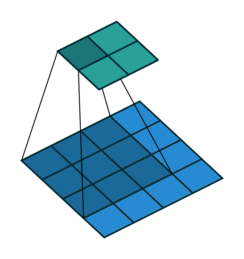
#> input picture 00_workshop/04_31_Tir/Academy hamrah/Academy hamrah/Hamrah-Academy/res/no_padding_no_strides.gif, 244 x 259 px
$ jupyter execute --allow-errors Vision-Math.ipynb   (shell and % lines are left out)
#> lines starting #> are read from the running program, lines starting #| are printed output that depends on the picture
# Mathematical Foundations for Vision AI Engineers
## Workshop Introduction & Roadmap

> **Workshop Goal**
>
> Build a solid mathematical foundation for modern Computer Vision and Vision AI before moving on to model implementation and coding.

---

## Why This Workshop?

Modern Vision AI models—including CNNs, Vision Transformers (ViTs), GANs, VAEs, CLIP, and Diffusion Models—are built upon a common mathematical foundation.

Rather than studying these models directly, this workshop focuses on the mathematical concepts that make them possible.

By the end of this session, you should be able to understand **why** these models work from a mathematical perspective, making future implementation significantly easier.

---

## Assumed Background

This workshop assumes you are already familiar with:

- Basic Computer Vision concepts
- Supervised and Unsupervised Learning
- Fundamental Deep Learning concepts
- Python programming
- Basic Linear Algebra and Calculus

We will briefly review important concepts only when necessary.

---

# Learning Objectives

After completing this workshop, you will be able to:

- Represent images mathematically
- Understand tensors and image geometry
- Explain convolution using matrix operations
- Interpret image statistics and probability distributions
- Understand optimization from a mathematical viewpoint
- Connect mathematical concepts to modern Vision AI architectures

---

# Why Mathematics Still Matters

Modern AI models are becoming easier to use every day.

Anyone can generate an image with a single prompt.

But only someone who understands the underlying mathematics can answer questions like:

- Why does the model generate realistic images?
- Why does it sometimes fail?
- Why does changing the prompt change the output?
- How are new Vision AI models designed?
- What comes after today's models?

**Using AI is a skill.**

**Understanding AI is a different skill.**

This workshop focuses on the second one.

# The Evolution of Vision AI

Computer Vision has continuously evolved over the past four decades.

```
Classical Image Processing
            │
            ▼
Feature Engineering
            │
            ▼
Deep Learning (CNN)
            │
            ▼
Vision Transformers
            │
            ▼
Foundation Vision Models
            │
            ▼
                Modern Vision AI
      ┌──────────────────┴──────────────────┐
      │                                     │
      ▼                                     ▼
Multimodal AI                  Generative Vision AI
      │                                     │
      └──────────────────┬──────────────────┘
                         ▼
              Next Generation Vision Systems
```

# Mathematical Roadmap

Throughout today's workshop we will progressively build the mathematical tools used in Vision AI.

```
Image
    ↓
Matrix Representation
    ↓
Tensor Representation
    ↓
Linear Algebra
    ↓
Convolution & Filtering
    ↓
Statistics & Probability
    ↓
Optimization
    ↓
Mathematics Behind Modern Vision Models
```

Each topic builds upon the previous one.

---

# What We Will NOT Cover

This is **not** a framework or coding workshop.

We will **not** implement:

- CNNs
- Vision Transformers
- GANs
- VAEs
- Diffusion Models

Instead, we will study the mathematics that these models rely on.

---

# Workshop Structure

## Part I — Images as Mathematical Objects

- Images as matrices
- Pixels and coordinate systems
- Color spaces
- Tensor representation
- Image geometry

---

## Part II — Linear Operations on Images

- Matrix operations
- Convolution
- Kernels
- Padding
- Stride
- Feature extraction

---

## Break

---

## Part III — Statistics & Optimization

- Image distributions
- Histograms
- Gaussian distributions
- Noise
- Loss functions
- Optimization intuition

---

## Break

---

## Part IV — Connecting Mathematics to Modern Vision AI

How today's mathematics appears inside:

- CNNs
- Vision Transformers
- CLIP
- GANs
- VAEs
- Diffusion Models

The focus is **mathematical intuition**, not implementation.

---

# Interactive Workshop

Throughout the workshop, you will encounter short exercises designed to reinforce the concepts.

Typical activities include:

- Predicting image shapes
- Solving small convolution examples
- Interpreting histograms
- Reasoning about probability distributions
- Understanding optimization behavior

Each exercise will be discussed together before moving to the next topic.

---

# Key Takeaway

The objective of today's workshop is simple:

> **Learn the mathematics once, and reuse it across every modern Vision AI architecture.**

Once these mathematical foundations become intuitive, learning new Vision models becomes much easier.

---

# Chapter 1 — The Geometry of Pixels: Images as Mathematical Objects

---

# Learning Objectives

By the end of this chapter, you will be able to:

- Describe an image as a mathematical object
- Represent images using matrices and tensors
- Understand image dimensions and coordinate systems
- Explain color channels mathematically
- Distinguish between spatial and numerical image properties
- Prepare the mathematical foundation for convolution

---

# Why Start with Mathematics?

Humans see an image.

A computer sees **numbers**.

Every Vision AI algorithm—from edge detection to Vision Transformers—operates on numerical representations rather than visual content.

Before learning how models process images, we must understand **how images are represented mathematically.**

---

# What Is a Digital Image?

A digital image is a finite collection of discrete measurements arranged on a regular grid.

Each measurement is called a **pixel**.

Each pixel stores one or more numerical values describing the intensity of light at a specific location.

Mathematically,

> **Image = Spatial Grid + Numerical Values**

---

# Images as Functions

An image can also be viewed as a mathematical function.

For a grayscale image,

$$
I(x,y)
$$

maps every spatial coordinate

$$
(x,y)
$$

to an intensity value.

For a color image,

$$
I(x,y,c)
$$

where

- x → horizontal coordinate
- y → vertical coordinate
- c → color channel

This functional viewpoint is the basis of almost every computer vision algorithm.

---

# Pixels

A pixel is the smallest measurable element of a digital image.

Each pixel contains numerical information.

Example:

| Pixel Position | Intensity |
|---------------|----------:|
| (0,0) | 142 |
| (0,1) | 135 |
| (0,2) | 181 |
| (1,0) | 155 |

An image is simply a collection of these values.

---

# Images as Matrices

A grayscale image is naturally represented as a matrix.

Example

$$
\begin{bmatrix}
120 & 135 & 142 \\
 80 &  95 & 110 \\
 60 &  72 &  90
\end{bmatrix}
$$

Each element corresponds to one pixel.

Rows represent the vertical direction.

Columns represent the horizontal direction.

This simple observation connects computer vision directly to **Linear Algebra.**

[cell 1]
import numpy as np
import matplotlib.pyplot as plt
from scipy import datasets

#plt.close('all')

# 1. Load a built-in sample image and convert it to Grayscale
# 'as_gray=True' loads or converts the image into a 2D float array [0.0, 1.0]
#> (the rest of this cell did not finish here and is left out)

---

# Coordinate System

Computer Vision uses image coordinates instead of Cartesian coordinates.

```
(0,0) ----------------→ x
  |
  |
  |
  ↓
  y
```

Important observations:

- Origin is the top-left corner.
- x increases to the right.
- y increases downward.

Understanding this convention is essential for filtering, convolution, and geometric transformations.

---

[cell 2]
# 1. Activate the interactive widget backend (Crucial for live mouse tracking)
# If this errors, run: !pip install ipympl

import numpy as np
import matplotlib.pyplot as plt
from scipy import datasets

# #plt.close('all')

# 2. Load our sample image
#> (the rest of this cell did not finish here and is left out)

# Image Shape

Every image has a shape.

Examples:

```
28 × 28
```

```
224 × 224
```

```
1920 × 1080
```

Shape determines:

- Number of rows
- Number of columns
- Number of channels

Notation:

```
(H, W)

(H, W, C)
```

---

# Grayscale Images

A grayscale image contains a single intensity value per pixel.

Typical range

```
0 → Black

255 → White
```

Therefore,

A grayscale image is mathematically a

$$
H \times W
$$

matrix.

---

# RGB Images

Color images contain three channels.

- Red
- Green
- Blue

Instead of one matrix,

we now have three matrices.

```
Red Matrix

Green Matrix

Blue Matrix
```

Together they form a three-dimensional tensor.

---

[cell 3]
import numpy as np
import matplotlib.pyplot as plt
from scipy import datasets

#plt.close('all')

# 1. Load a built-in sample RGB color image
#> (the rest of this cell did not finish here and is left out)

[cell 4]
# 5. Alternative Perspective: Displaying Channels as Intensity Matrices (Grayscale)
print("\n💡 Alternative Insight: Each channel is fundamentally just a 2D intensity grid.")
fig2, axes2 = plt.subplots(1, 3, figsize=(15, 5))

# Extracting raw 2D arrays directly
#> (the rest of this cell did not finish here and is left out)

# From Matrices to Tensors

Modern Deep Learning frameworks represent images as tensors.
- Depending on the framework.
- Some representations allow efficient computation on GPUs.

| Tensor Type / Image Format | Tensor Shape | Description / Dimension Roles |
| :--- | :--- | :--- |
| **Grayscale Image** | `(H, W)` | **H**: Height, **W**: Width. Single 2D matrix representing spatial dimensions. |
| **RGB Image** | `(H, W, 3)` | **H**: Height, **W**: Width, **3**: Color Channels (Red, Green, Blue). |
| **Batch of Images (Channels Last)** | `(B, H, W, C)` | **B**: Batch size, **H**: Height, **W**: Width, **C**: Channels. Standard format in TensorFlow / Keras. |
| **Batch of Images (Channels First)** | `(B, C, H, W)` | **B**: Batch size, **C**: Channels, **H**: Height, **W**: Width. Standard format in PyTorch. |

# Bit Depth

Each pixel is stored using a finite number of bits.

Common examples

| Bit Depth | Possible Values |
|-----------|----------------:|
| 1-bit | 2 |
| 8-bit | 256 |
| 16-bit | 65,536 |

**Greater bit depth allows more precise intensity representation.**

---

[cell 5]
import numpy as np
import matplotlib.pyplot as plt
from scipy import datasets

#plt.close('all')

# 1. Load a built-in grayscale image with a smooth gradient background
# 'ascent' works beautifully here because it features smooth shadows on the walls
#> (the rest of this cell did not finish here and is left out)

# Spatial Resolution

Resolution specifies the number of pixels in an image.

Examples

- 256 × 256
- 512 × 512
- 1920 × 1080

Higher resolution provides more spatial information but also increases computational cost.

---

# Interactive Exercise

Suppose an RGB image has shape

```
640 × 480 × 3
```

Questions:

1. How many pixels does the image contain?
2. How many numerical values are stored?
3. If each value uses 8 bits, approximately how much memory is required?

Take one minute to estimate the answers before we solve them together.

---

# Key Mathematical Concepts

Throughout this chapter we introduced:

- Functions
- Coordinates
- Matrices
- Tensors
- Dimensions
- Shape
- Channels
- Resolution
- Bit Depth

These concepts form the mathematical language used throughout modern Vision AI.

---

# Transition

Now that an image is represented mathematically,

the next question becomes:

> **How can we mathematically transform an image?**

This leads us directly to matrix operations and convolution.

# Chapter 2 — Linear Operations on Images: Convolution as Matrix Computation

---

# Learning Objectives

By the end of this chapter, you will be able to:

- Understand why convolution is a linear operation
- Explain the role of kernels mathematically
- Compute convolution manually
- Predict output dimensions
- Understand padding and stride
- Connect convolution to feature extraction

---

# Motivation

Once an image is represented as a matrix,

the next question becomes:

> **How can we mathematically transform that matrix?**

The answer lies in **linear operations**.

Many Vision AI models begin with one of the most important linear operations:

> **Convolution**

---

# Images as Signals

An image is not only a matrix.

It is also a **two-dimensional signal**.

Each pixel represents a measurement.

Neighboring pixels are highly correlated.

This local relationship is exactly what convolution exploits.

---

# Local Neighborhoods

Instead of analyzing the entire image at once,

we examine a small neighborhood.

Example:

```
7 × 7 Image

↓

3 × 3 Neighborhood
```

This small window contains local information about

- edges
- textures
- corners
- patterns

---

# Sliding Window

A small window moves across the image.

```
□ □ □
□ □ □
□ □ □
```

↓

```
→ → →
```

At every location,

the same mathematical operation is performed.

This idea is called a **Sliding Window**.

---

# What Is a Kernel?

A kernel is a small matrix of learnable or predefined weights.

Example

$$
K=
\begin{bmatrix}
0 & -1 & 0\\
-1 & 5 & -1\\
0 & -1 & 0
\end{bmatrix}
$$

Typical kernel sizes

- 3 × 3
- 5 × 5
- 7 × 7

Unlike the image,

the kernel is usually very small.

---

# Convolution Intuition

For every image patch:

1. Multiply corresponding values
2. Sum all products
3. Produce one output value

Repeat this process over the entire image.

This operation is repeated hundreds or thousands of times inside CNNs.

---

[cell 6]
import matplotlib.pyplot as plt
from matplotlib.animation import FuncAnimation
from IPython.display import HTML
from PIL import Image

gif_files = [
    "res/no_padding_no_strides.gif",
    "res/same_padding_no_strides.gif",
    "res/no_padding_strides.gif",
    "res/padding_strides.gif",
]

labels = [
    "padding = 0, stride = 1",
    "padding = 1, stride = 1",
    "padding = 0, stride = 2",
    "padding = 1, stride = 2",

]
# Load GIFs
gifs = [Image.open(f) for f in gif_files]
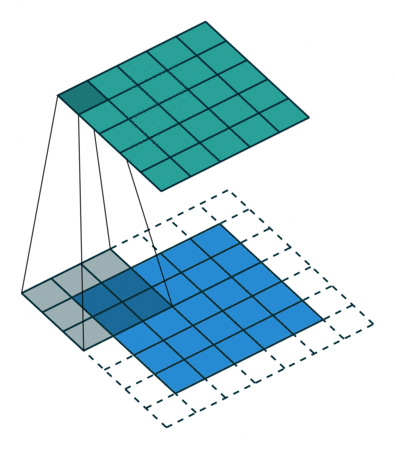
#> input picture 00_workshop/04_31_Tir/Academy hamrah/Academy hamrah/Hamrah-Academy/res/same_padding_no_strides.gif, 395 x 449 px
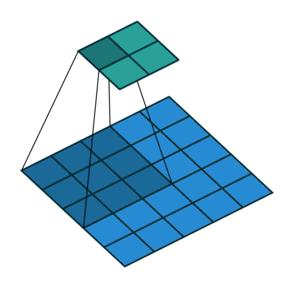
#> input picture 00_workshop/04_31_Tir/Academy hamrah/Academy hamrah/Hamrah-Academy/res/no_padding_strides.gif, 294 x 288 px
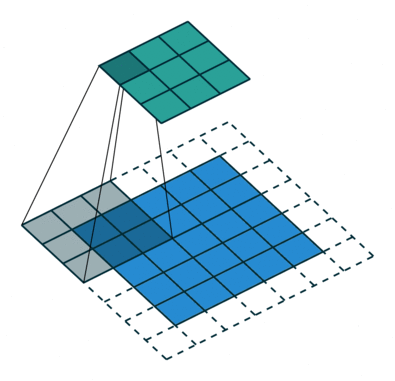
#> input picture 00_workshop/04_31_Tir/Academy hamrah/Academy hamrah/Hamrah-Academy/res/padding_strides.gif, 395 x 381 px
#> gifs = 4 items

# Number of frames (use the longest GIF)
n_frames = max(g.n_frames for g in gifs)
#> n_frames = 25

fig, axes = plt.subplots(2, 2, figsize=(8, 8))

images = []
for ax, gif, label in zip(axes.ravel(), gifs, labels):
    ax.set_title(label, fontsize=12)  # add label
    ax.axis("off")
    gif.seek(0)
    img = ax.imshow(gif.convert("RGB"))
    images.append(img)
#> this loop made 4 passes
#> label on passes 1 to 4: 'padding = 0, stride = 1', 'padding = 1, stride = 1', 'padding = 0, stride = 2', 'padding = 1, stride = 2'
#> after the loop, images = 4 items

def update(frame):
#> called with frame = 0
    for img, gif in zip(images, gifs):
        gif.seek(frame % gif.n_frames)
        img.set_data(gif.convert("RGB"))
#> this loop made 4 passes
    return images

ani = FuncAnimation(
    fig,
    update,
    frames=n_frames,
    interval=100,   # milliseconds between frames
    blit=True
)
#> the loop in update (call 2), `for img, gif in zip(images, gifs):` made 4 passes

plt.close(fig)  # prevents duplicate static plot output

HTML(ani.to_jshtml())
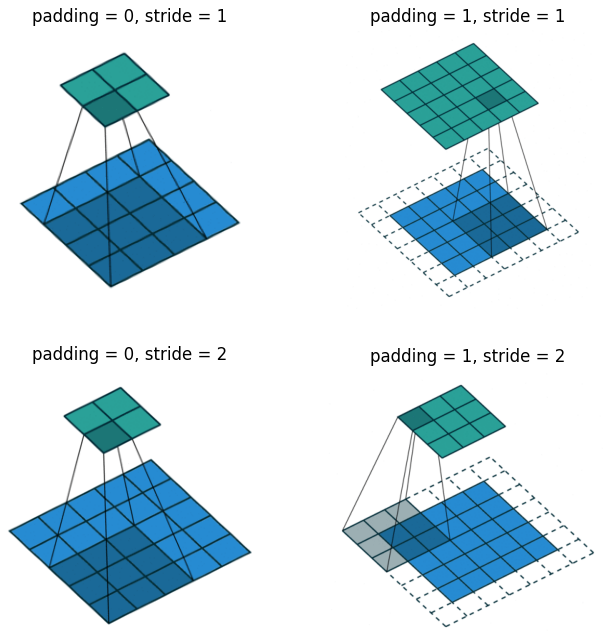
#> figure drawn by matplotlib, 4 panels
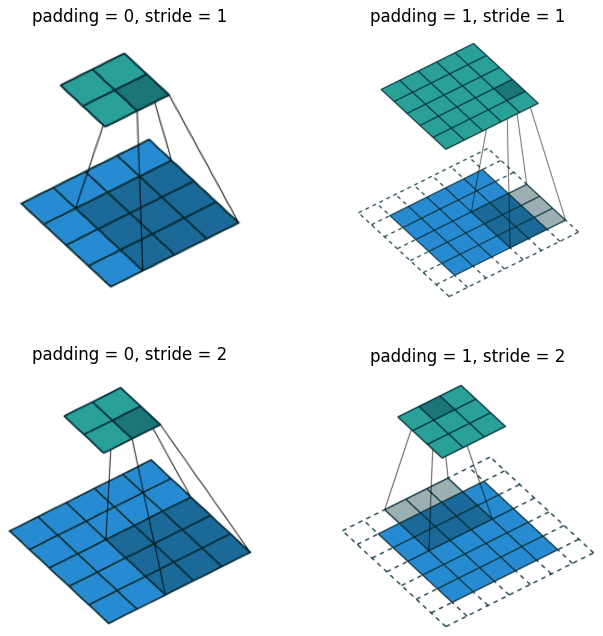
#> figure drawn by matplotlib, 4 panels
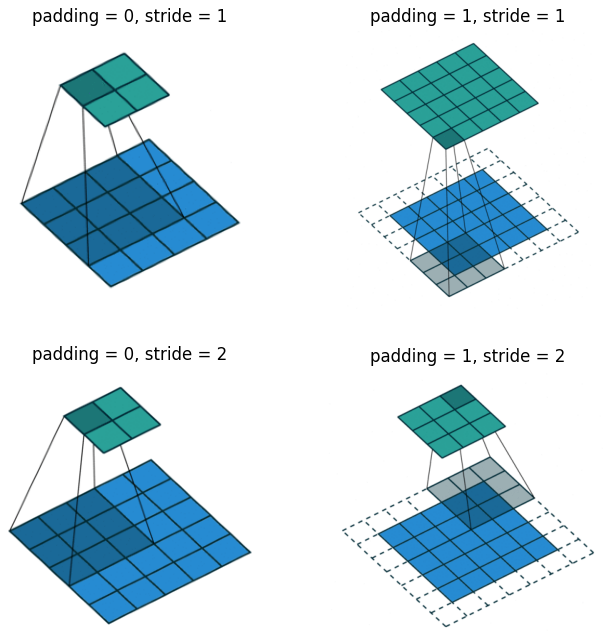
#> figure drawn by matplotlib, 4 panels
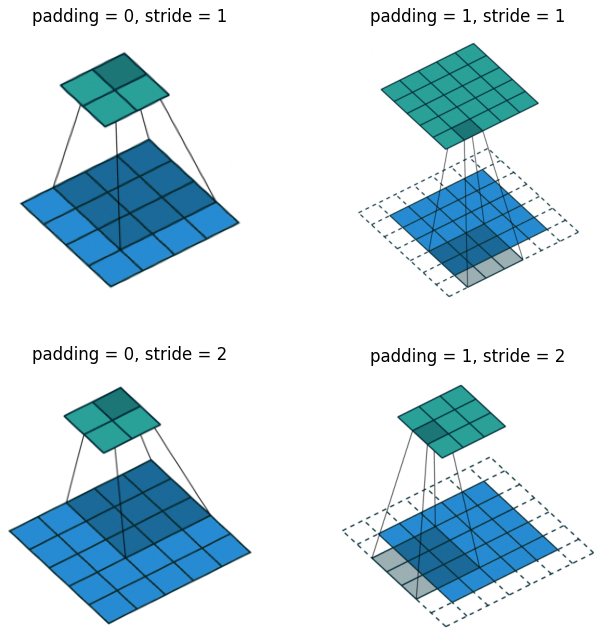
#> figure drawn by matplotlib, 4 panels
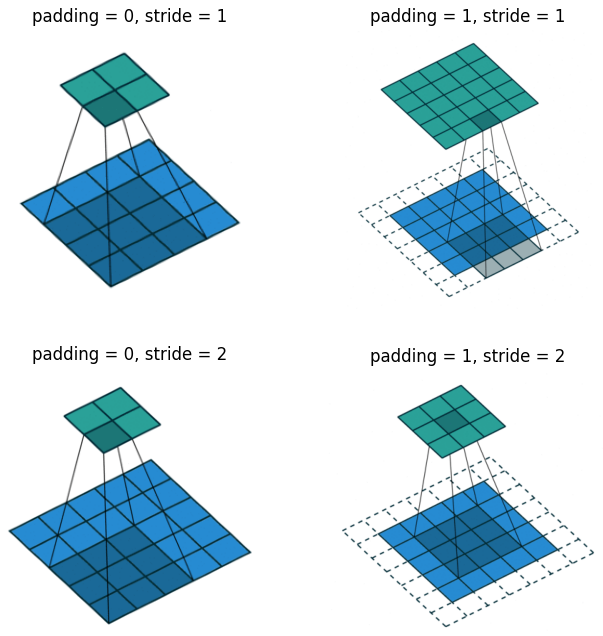
#> figure drawn by matplotlib, 4 panels
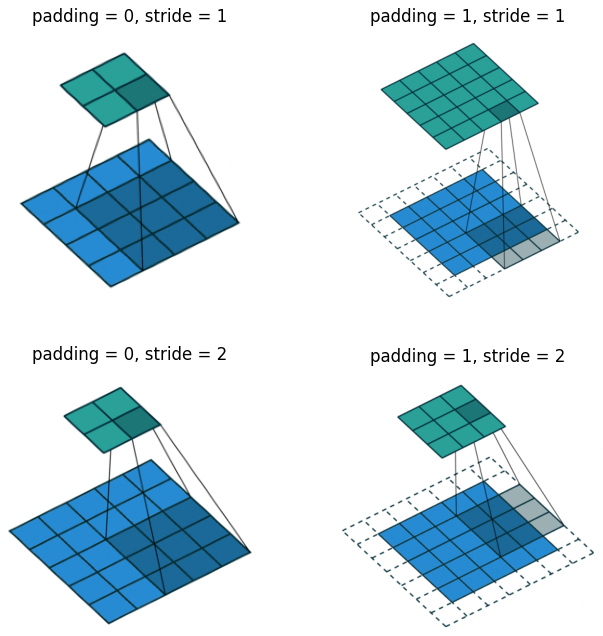
#> figure drawn by matplotlib, 4 panels
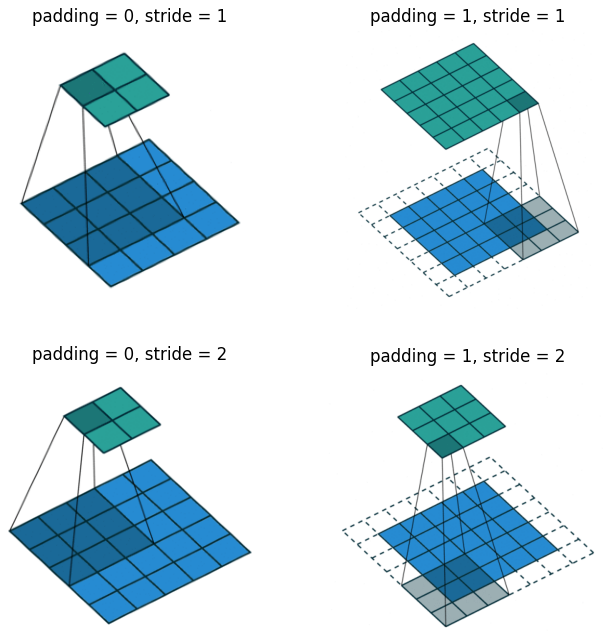
#> figure drawn by matplotlib, 4 panels

# Mathematical Definition

Given

Image

$$
I
$$

Kernel

$$
K
$$

The convolution output is

$$
Y(i,j)=
\sum_m
\sum_n
I(i+m,j+n)K(m,n)
$$

Notice that convolution is simply

- multiplication
- addition

Nothing more.

---

# Manual Example

Image

$$
\begin{bmatrix}
1&2&3\\
4&5&6\\
7&8&9
\end{bmatrix}
$$

Kernel

$$
\begin{bmatrix}
1&0\\
0&-1
\end{bmatrix}
$$

Compute the first output value.

Step 1

Multiply

```
1×1

2×0

4×0

5×(-1)
```

Step 2

Add

```
1+0+0−5
=
−4
```

One output pixel is produced.

---

# Interactive Exercise

Compute the next convolution output manually.

Take one minute.

Then compare your answer with the solution.

---

# Why Does Convolution Work?

The kernel acts as a detector.

Different kernels emphasize different image properties.

Examples

- edges
- lines
- corners
- textures
- blur
- sharpening

The mathematics stays exactly the same.

Only the kernel changes.

---

# Common Kernels

Edge Detection

$$
\begin{bmatrix}
-1&-1&-1\\
-1&8&-1\\
-1&-1&-1
\end{bmatrix}
$$

---

[cell 7]
import numpy as np
import matplotlib.pyplot as plt
from scipy.datasets import ascent
from scipy.signal import convolve2d

# Load built-in SciPy image
#> (the rest of this cell did not finish here and is left out)

Blur

$$
\frac{1}{9}
\begin{bmatrix}
1&1&1\\
1&1&1\\
1&1&1
\end{bmatrix}
$$

---

[cell 8]
import numpy as np
import matplotlib.pyplot as plt
from scipy.datasets import ascent
from scipy.signal import convolve2d

# Load built-in SciPy image
#> (the rest of this cell did not finish here and is left out)

Sharpen

$$
\begin{bmatrix}
0&-1&0\\
-1&5&-1\\
0&-1&0
\end{bmatrix}
$$

---

[cell 9]
import numpy as np
import matplotlib.pyplot as plt
from scipy.datasets import ascent
from scipy.signal import convolve2d

# Load built-in SciPy image
#> (the rest of this cell did not finish here and is left out)

# Padding

Without padding,

the output becomes smaller.

Example

```
Input

7 × 7

Kernel

3 × 3

↓

Output

5 × 5
```

Padding adds artificial pixels around the image.

Usually,

zero values are added.

```
0 0 0 0
0 Image 0
0 Image 0
0 0 0 0
```

Padding preserves spatial dimensions.

---

[cell 10]
import numpy as np

# 1. Define a 7x7 input image
image = np.ones((7, 7), dtype=int)

# 2. Define a 3x3 kernel (e.g., simple averaging filter)
kernel = np.ones((3, 3), dtype=int)
k_size = kernel.shape[0]

# --- WITHOUT PADDING ---
# Output dimension formula: (N - K) + 1
# (7 - 3) + 1 = 5 -> Output is 5x5
out_unpadded_h = image.shape[0] - k_size + 1
out_unpadded_w = image.shape[1] - k_size + 1

output_unpadded = np.zeros((out_unpadded_h, out_unpadded_w), dtype=int)

for i in range(out_unpadded_h):
    for j in range(out_unpadded_w):
        # Extract 3x3 region and perform element-wise multiplication
        region = image[i:i+k_size, j:j+k_size]
        output_unpadded[i, j] = np.sum(region * kernel)

print(f"Unpadded Output Shape: {output_unpadded.shape}")
# Output: (5, 5)


# --- WITH PADDING ('SAME' Padding) ---
# Formula to keep dimension 7x7 with a 3x3 kernel: Pad = (K - 1) / 2 = 1
pad_size = (k_size - 1) // 2

# Add zeros around the 7x7 image -> becomes 9x9
padded_image = np.pad(image, pad_width=pad_size, mode='constant', constant_values=0)

out_padded_h = padded_image.shape[0] - k_size + 1
out_padded_w = padded_image.shape[1] - k_size + 1

output_padded = np.zeros((out_padded_h, out_padded_w), dtype=int)

for i in range(out_padded_h):
    for j in range(out_padded_w):
        region = padded_image[i:i+k_size, j:j+k_size]
        output_padded[i, j] = np.sum(region * kernel)

print(f"Padded Input Shape:  {padded_image.shape}")   # Output: (9, 9)
print(f"Padded Output Shape: {output_padded.shape}")  # Output: (7, 7) - Dimensions preserved!
